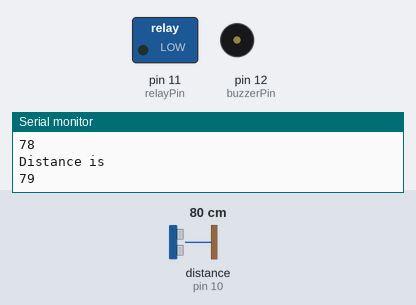
A sketch run on a simulated Arduino Uno, built with avr-gcc and run on an emulated ATmega328P. On the bench: switched loads named in the sketch (green lamp = pin HIGH), buzzer (waves = sounding, pin HIGH), the last lines printed to the serial monitor. Wiring (inferred from the names in the program): ultrasonic range finder: trigger pin 9; echo pin 10. The test bench sets the inputs (shaded band); at power-on: distance to the obstacle (sensor on pin 10) 80 cm. The echo pulse lasts 58.3 µs per cm; pins used as bus, display or sensor lines are not drawn.

Above: at 1.8 s.
1.9 s: distance to the obstacle (sensor on pin 10) set to 12 cm
3.4 s: distance to the obstacle (sensor on pin 10) set to 9 cm
At 4.6 s:
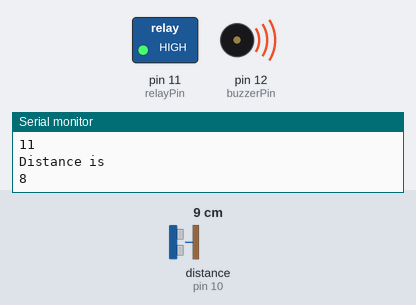
5.5 s: distance to the obstacle (sensor on pin 10) set to 18 cm
At 7.2 s:
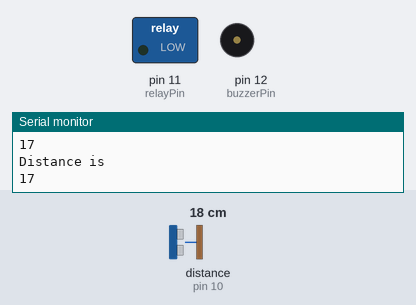
7.5 s: distance to the obstacle (sensor on pin 10) set to 2 cm
At 9.1 s:
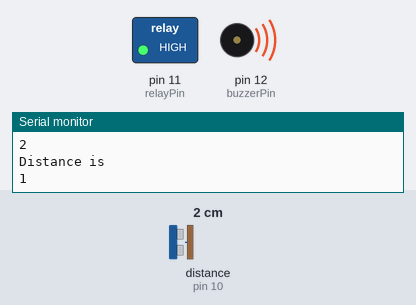
Timing chart, 0 to 10.5 s (numbered marks = the images above; inputs shaded):
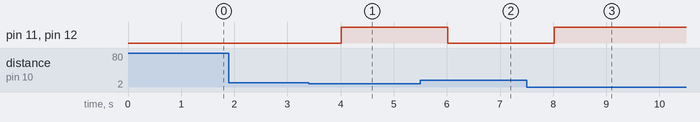

Measured:
- the behaviour switches between 11 and 10 cm on distance to the obstacle (sensor on pin 10) (found by bisection; images 0 and 1)
- after the input at 3.4 s, pin 11 (relayPin), pin 12 (buzzerPin): LOW → HIGH after 0.62 s
- after the input at 5.5 s, pin 11 (relayPin), pin 12 (buzzerPin): HIGH → LOW after 0.52 s
- after the input at 7.5 s, pin 11 (relayPin), pin 12 (buzzerPin): LOW → HIGH after 0.52 s

The sketch:

Door_bell.ino
```cpp
#define trigPin 9
#define echoPin 10
#define relayPin 11
#define buzzerPin 12

void setup() {
  pinMode(trigPin, OUTPUT);
  pinMode(echoPin, INPUT);
  pinMode(relayPin, OUTPUT);
  pinMode(buzzerPin, OUTPUT);
}

void loop() {
  Serial.begin(9600);
  long duration, distance;
  digitalWrite(trigPin, LOW);
  delayMicroseconds(2);
  digitalWrite(trigPin, HIGH);
  delayMicroseconds(2);
  digitalWrite(trigPin, LOW);
  duration = pulseIn(echoPin, HIGH);
  distance = duration * 0.034 / 2;

  if (distance <10) {
     Serial.println("Distance is");
    Serial.println(distance);
    digitalWrite(relayPin, HIGH);
    digitalWrite(buzzerPin, HIGH);
    digitalWrite(buzzerPin, HIGH);
    delay(1000);

    }
    else{
    digitalWrite(relayPin, LOW);
    digitalWrite(buzzerPin, LOW);
    Serial.println("Distance is");
    Serial.println(distance);
    delay(1000);
  }


}
```
